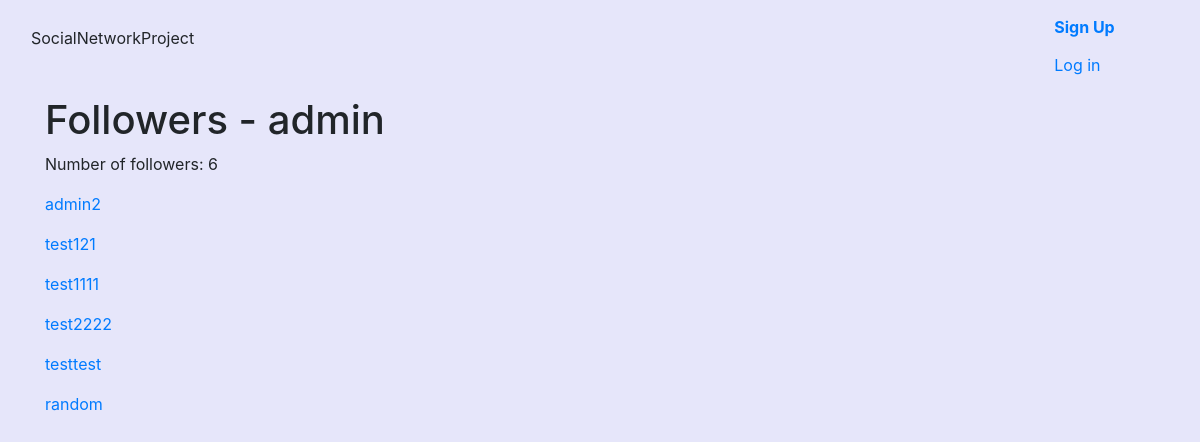
Page /u/admin/followers/ on the committed database.
### Userprofile/models.py (models this page shows)
class UserProfile(models.Model):
    objects = None
    user = models.OneToOneField(User, on_delete=models.CASCADE)
    follows = models.ManyToManyField('self', related_name="followed_by", symmetrical=False)
    avatar = models.ImageField(upload_to='uploads/', blank=True, null=True)

### Userprofile/views.py (the view)
# urls.py: path('u/<str:username>/followers/', followers, name='followers'),
def followers(request, username):
    user = get_object_or_404(User, username=username)
    return render(request, 'userprofile/follwers.html', {'user': user})

### Templates/Userprofile/follwers.html
{% extends 'base.html' %}
{% block content %}
<br>
<br>
<br>
<br>
    <div class="container">
        <div class="columns">
            <div class="column">
                <h1 class="title">Followers - {{ user.username }}</h1>
                <p>Number of followers: {{ user.userprofile.followed_by.count }}</p>
            </div>
        </div>
        <div class="columns">
            <div class="column">
                {% for postuser in user.userprofile.followed_by.all %}
                    <p><a href="{% url 'userprofile' postuser.user.username %}">{{ postuser.user.username }}</a></p>
                {% empty %}
                    {% if request.user == user %}
                        <p>You're lonely... You don't have any followers...</p>
                    {% else %}
                        <p>{{ user.username }} is lonely. 0 followers...</p>
                    {% endif %}
                {% endfor %}
            </div>
        </div>
    </div>
{% endblock %}

### Static/CSS/style.css (style rules this page uses)
body { background: #E6E6FA; }

### rows in the picture
UserProfile: user.username "admin2"
UserProfile: user.username "test121"
UserProfile: user.username "test1111"
UserProfile: user.username "test2222"
UserProfile: user.username "testtest"
UserProfile: user.username "random"

### other values in the picture
{{ user.username }} "admin"
{{ user.userprofile.followed_by.count }} "6"
